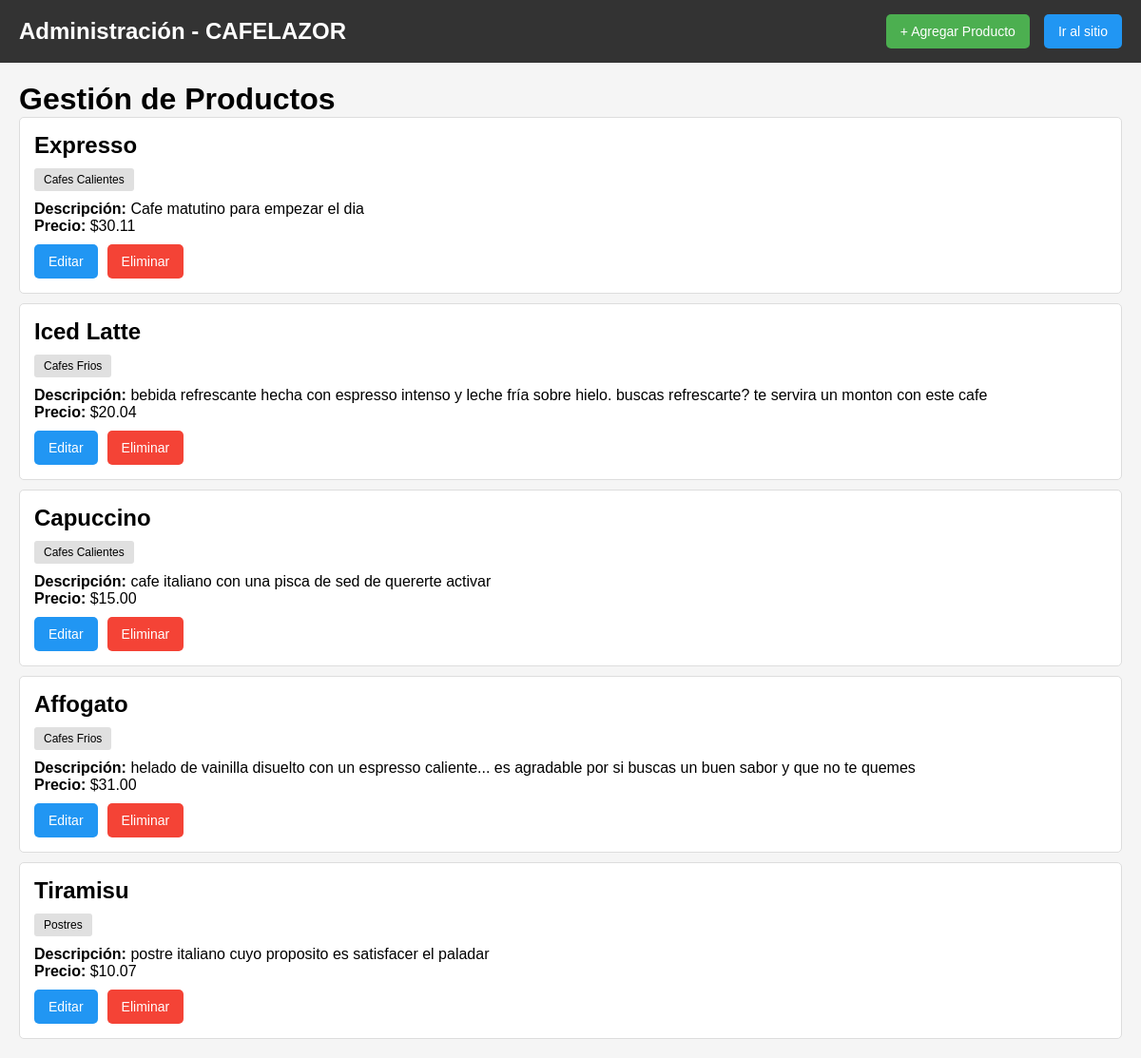
Page /list/ on the committed database.
### appcafe/models.py (models this page shows, shortened)
class Cafe(models.Model):
    CATEGORY_CHOICES = [
        ('hot', 'Cafes Calientes'),
        ('cold', 'Cafes Frios'),
        ('desserts', 'Postres'),
        ('sandwiches', 'Sandwiches'),
        ('promotions', 'Promociones'),
    ]
    name = models.CharField(max_length=100)
    description = models.TextField()
    price = models.DecimalField(max_digits=5, decimal_places=2)
    category = models.CharField(max_length=20, choices=CATEGORY_CHOICES, default='hot')

### appcafe/views.py (the view)
# urls.py: path('list/', views.cafe_list, name='cafe_list'),
def cafe_list(request):
    cafes = Cafe.objects.all()
    return render(request, 'cafe_list.html', {'cafes': cafes})

### appcafe/templates/cafe_list.html (shortened to what this page needs)
<!DOCTYPE html>
<html lang="es">
<head>
</head>
<body>
    <header class="admin-header">
        <div class="logo">Administración - CAFELAZOR</div>
        <div class="header-actions">
            <a href="{% url 'add_cafe' %}" class="btn btn-add">+ Agregar Producto</a>
            <a href="{% url 'index' %}" class="btn btn-back">Ir al sitio</a>
        </div>
    </header>
    <div class="content">
        <h1>Gestión de Productos</h1>
        {% if cafes %}
            {% for cafe in cafes %}
                <div class="cafe-item">
                    <h2>{{ cafe.name }}</h2>
                    <span class="category-badge">{{ cafe.get_category_display }}</span>
                    <p><strong>Descripción:</strong> {{ cafe.description }}</p>
                    <p><strong>Precio:</strong> ${{ cafe.price }}</p>
                    <div class="cafe-actions">
                        <a href="{% url 'edit_cafe' cafe.id %}" class="btn btn-edit">Editar</a>
                        <a href="{% url 'delete_cafe' cafe.id %}" class="btn btn-delete">Eliminar</a>
                    </div>
                </div>
            {% endfor %}
        {% else %}
            <p>No hay productos disponibles. <a href="{% url 'add_cafe' %}">Agregar uno ahora</a></p>
        {% endif %}
    </div>
</body>
</html>

### appcafe/templates/cafe_list.html (style rules this page uses)
* { margin: 0; padding: 0; }
body { font-family: Arial, sans-serif; background-color: #f5f5f5; }
.admin-header { background-color: #333; color: white; padding: 15px 20px; display: flex; justify-content: space-between; align-items: center; }
.logo { font-size: 24px; font-weight: bold; }
.header-actions { display: flex; gap: 15px; align-items: center; }
.btn { padding: 10px 15px; text-decoration: none; border-radius: 5px; cursor: pointer; border: none; font-size: 14px; }
.btn-add { background-color: #4CAF50; color: white; }
.btn-back { background-color: #2196F3; color: white; }
.content { margin: 20px; }
.btn-edit { background-color: #2196F3; color: white; }
.btn-delete { background-color: #f44336; color: white; }
.cafe-item { border: 1px solid #ddd; padding: 15px; margin-bottom: 10px; border-radius: 5px; background-color: white; }
.cafe-item h2 { margin: 0 0 10px 0; }
.cafe-actions { margin-top: 10px; display: flex; gap: 10px; }
.category-badge { display: inline-block; background-color: #e0e0e0; padding: 5px 10px; border-radius: 3px; font-size: 12px; margin-bottom: 10px; }

### rows in the picture
Cafe: name "Expresso", category "Cafes Calientes", description "Cafe matutino para empezar el dia", price "30.11"
Cafe: name "Iced Latte", category "Cafes Frios", description "bebida refrescante hecha con espresso intenso y leche fría sobre hielo. buscas refrescarte? te servira un monton con este cafe", price "20.04"
Cafe: name "Capuccino", category "Cafes Calientes", description "cafe italiano con una pisca de sed de quererte activar", price "15.00"
Cafe: name "Affogato", category "Cafes Frios", description "helado de vainilla disuelto con un espresso caliente... es agradable por si buscas un buen sabor y que no te quemes", price "31.00"
Cafe: name "Tiramisu", category "Postres", description "postre italiano cuyo proposito es satisfacer el paladar", price "10.07"
